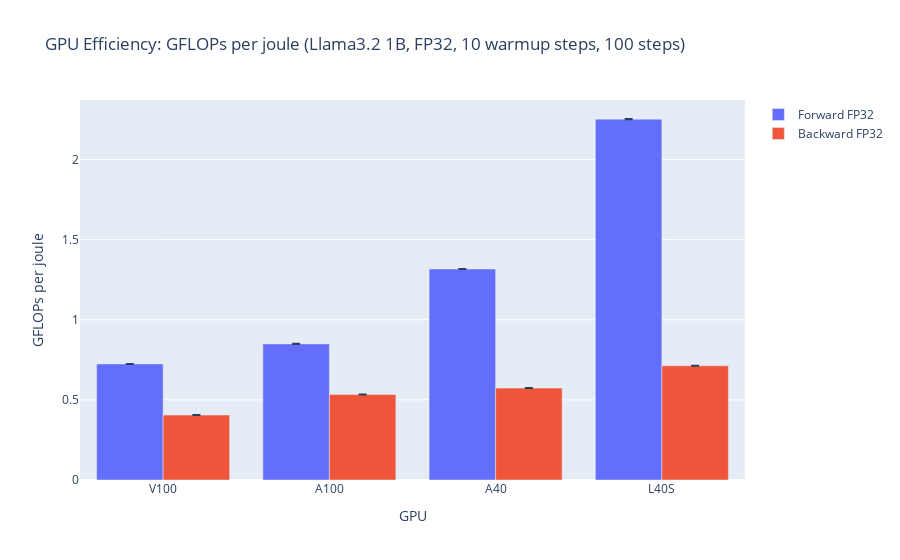

The notebook cell this image was saved under:
### Code cell
# FP32 plot
files_fp32 = {
    "V100": "experiments/gpu_efficiency/results/eff_v100_fp32_llama3.2_1b_energy_results.jsonl",
    "A100": "experiments/gpu_efficiency/results/eff_a100_80g_fp32_llama3.2_1b_energy_results.jsonl",
    "A40":  "experiments/gpu_efficiency/results/eff_a40_fp32_llama3.2_1b_energy_results.jsonl",
    "L40S": "experiments/gpu_efficiency/results/eff_l40_fp32_llama3.2_1b_energy_results.jsonl"
}

gpus, fp32_forward, fp32_backward, fp32_fwd_err, fp32_bwd_err = get_flops_per_joule(files_fp32)
fp32_forward = [x / 1e9 for x in fp32_forward]
fp32_backward = [x / 1e9 for x in fp32_backward]
fp32_fwd_err = [x / 1e9 for x in fp32_fwd_err]
fp32_bwd_err = [x / 1e9 for x in fp32_bwd_err]

fig = go.Figure(data=[
    go.Bar(name='Forward FP32', x=gpus, y=fp32_forward, 
           error_y=dict(type='data', array=fp32_fwd_err, visible=True)),
    go.Bar(name='Backward FP32', x=gpus, y=fp32_backward,
           error_y=dict(type='data', array=fp32_bwd_err, visible=True))
])
fig.update_layout(
    title="GPU Efficiency: GFLOPs per joule (Llama3.2 1B, FP32, 10 warmup steps, 100 steps)",
    xaxis_title="GPU",
    yaxis_title="GFLOPs per joule",
    barmode='group'
)
fig.show()

### Figure 1 — Plotly figure (JSON) as saved in the notebook; plotly's stock layout.template omitted (floating-point values rounded to 4 significant figures)
{"data": [{"error_y": {"array": [0.0001948, 0.0002834, 0.0002936, 0.000852], "type": "data", "visible": true}, "name": "Forward FP32", "type": "bar", "x": ["V100", "A100", "A40", "L40S"], "y": [0.7244, 0.8493, 1.317, 2.252]}, {"error_y": {"array": [1.928e-05, 8.276e-05, 1.684e-05, 3.401e-05], "type": "data", "visible": true}, "name": "Backward FP32", "type": "bar", "x": ["V100", "A100", "A40", "L40S"], "y": [0.4051, 0.534, 0.5736, 0.7127]}], "layout": {"barmode": "group", "title": {"text": "GPU Efficiency: GFLOPs per joule (Llama3.2 1B, FP32, 10 warmup steps, 100 steps)"}, "xaxis": {"title": {"text": "GPU"}}, "yaxis": {"title": {"text": "GFLOPs per joule"}}}}
